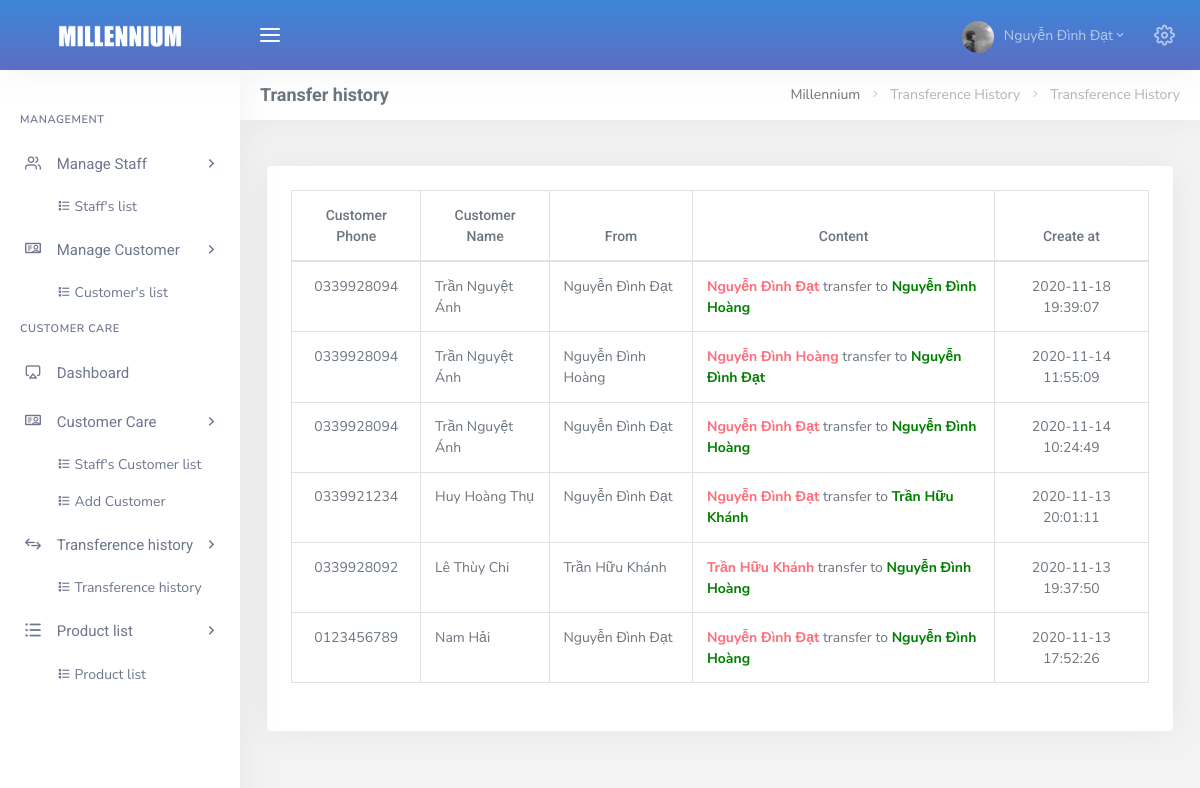
The app's page /admin/dashboard.php?page=list_history (signed in), older data.
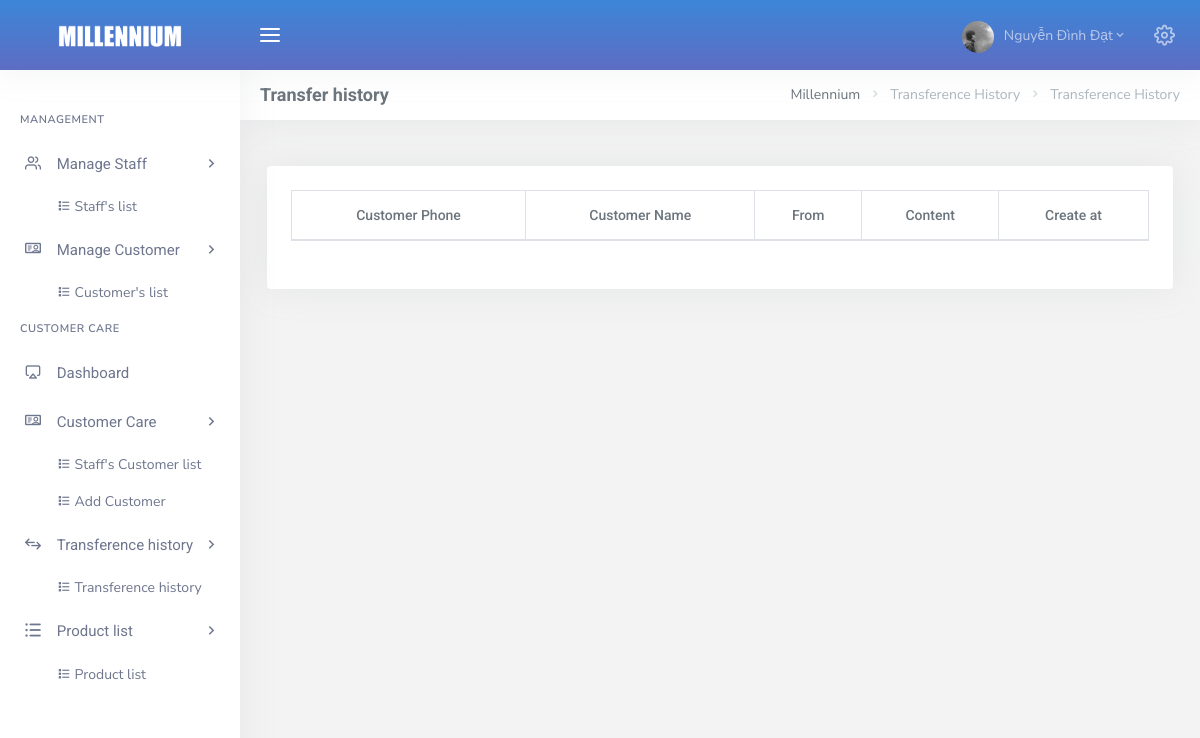
The same page, newer data.
### tables this page shows
CREATE TABLE `tbl_history` (
  `id` int(11) NOT NULL,
  `user_id_move` int(11) NOT NULL,
  `customer_id` int(11) NOT NULL,
  `user_id_get` int(11) NOT NULL,
  `create_at` datetime NOT NULL DEFAULT current_timestamp()
);

CREATE TABLE `tbl_customer` (
  `id` int(11) NOT NULL,
  `name` varchar(50) NOT NULL,
  `showroom_id` int(11) NOT NULL,
  `phone` varchar(10) NOT NULL,
  `email` varchar(50) NOT NULL,
  `sex` varchar(5) NOT NULL,
  `birth` date NOT NULL DEFAULT '1970-01-01',
  `passw` varchar(50) NOT NULL,
  `avatar` varchar(50) NOT NULL DEFAULT 'guest.jpg',
  `create_at` datetime NOT NULL DEFAULT current_timestamp()
);

CREATE TABLE `tbl_user` (
  `id` int(11) NOT NULL,
  `name` varchar(50) NOT NULL,
  `showroom_id` int(11) NOT NULL,
  `avatar` varchar(50) NOT NULL DEFAULT 'default.png',
  `email` varchar(50) NOT NULL,
  `passw` varchar(50) NOT NULL DEFAULT '123456',
  `addres` varchar(100) NOT NULL,
  `salary` float NOT NULL,
  `role` tinyint(4) NOT NULL DEFAULT 2,
  `status` tinyint(4) NOT NULL DEFAULT 1,
  `create_at` datetime NOT NULL DEFAULT current_timestamp()
);

### admin/Controller/CustomerCare/CustomerCare_c.php (called while the page is built, shortened)
<?php
    include_once("Model/CustomerCare/CustomerCare_m.php");
    class CustomerCare_c extends CustomerCare_m {
        private $customer_care;
        function __construct()
        {
            $this->customer_care = new CustomerCare_m();
        }
        public function getHistory(){
            $history = $this->customer_care->getHistory();
            include_once 'View/CustomerCare/list_history.php';
        }
    }
?>

### admin/Config/myConfig.php (called while the page is built, shortened)
<?php
	class Connect{
		private $user = "root";
		private $pass = "";
		private $dns = "mysql:host=localhost;dbname=customer_care";
		function __construct(){
			try {
				$this->pdo = new PDO($this->dns, $this->user, $this->pass);
				$this->pdo->query("SET NAMES utf8");
			} catch (PDOException $e) {
				echo $e->getMessage();
				exit();
			}
		}
	}
 ?>

### admin/Model/CustomerCare/CustomerCare_m.php (called while the page is built, shortened)
<?php
    include_once("Config/myConfig.php");
    class CustomerCare_m extends Connect {
        function __construct()
        {
            parent::__construct();
        }
        protected function getHistory () {
            $sql = "
                SELECT
                    tbl_customer.phone,
                    tbl_customer.name AS 'Tên khách hàng',
                    usermove.name AS 'Nhân viên chuyển',
                    userget.name AS 'Nhân viên nhận',
                    htr.create_at
                FROM
                    tbl_user AS usermove
                INNER JOIN tbl_history htr
                ON
                    usermove.id = htr.user_id_move
                INNER JOIN tbl_user AS userget
                ON
                    userget.id = htr.user_id_get
                INNER JOIN tbl_customer
                ON
                    tbl_customer.id = htr.customer_id ORDER BY htr.create_at DESC";
            $pre = $this->pdo->prepare($sql);
            $pre->execute();
            $result = array();
            while ($row = $pre->fetch(PDO::FETCH_ASSOC)) {
                $result[] = $row;
            }
            return $result;
        }
    }

### admin/View/CustomerCare/list_history.php (the view, shortened to what this page needs)
<div class="row">
    <div class="col-12">
        <div class="card-box table-responsive table">
            <table id="datatable_listhistory" class="display table table-bordered dt-responsive nowrap" style="border-collapse: collapse; border-spacing: 0; width: 100%;">
                <thead>
                    <tr class="text-center">
                        <th>Customer Phone</th>
                        <th>Customer Name</th>
                        <th>From</th>
                        <th>Content</th>
                        <th>Create at</th>
                    </tr>
                </thead>
                <tbody id="view_history">
                    <?php
                        foreach ($history as $valueTransfer) {
                        ?>
                            <tr>
                                <td class="text-center"><?= $valueTransfer['phone'] ?></td>
                                <td><?= $valueTransfer['Tên khách hàng'] ?></td>
                                <td><?= $valueTransfer['Nhân viên chuyển'] ?></td>
                                <td><span style="color: #FF6C7A; font-weight: bold"><?= $valueTransfer['Nhân viên chuyển']; ?></span> transfer to <span style="color: green; font-weight: bold"><?= $valueTransfer['Nhân viên nhận']; ?></span></td>
                                <td class="text-center"><?= $valueTransfer['create_at'] ?></td>
                            </tr>
                        <?php
                        }
                      ?>
            </table>
        </div>
    </div>
</div>

### admin/Includes/header_dashboard.php (shortened to what this page needs)
<!DOCTYPE html>
<html lang="en">
    <head>
         <link href="Asset/libs/datatables/dataTables.bootstrap4.css" rel="stylesheet" type="text/css" />
        <link href="Asset/libs/datatables/buttons.bootstrap4.css" rel="stylesheet" type="text/css" />
        <link href="Asset/libs/datatables/responsive.bootstrap4.css" rel="stylesheet" type="text/css" />
        <link href="Asset/libs/custombox/custombox.min.css" rel="stylesheet" type="text/css" >
        <link href="Asset/libs/jquery-toast/jquery.toast.min.css" rel="stylesheet" type="text/css" />
        <link href="Asset/css/bootstrap.min.css" rel="stylesheet" type="text/css" />
        <link href="Asset/css/icons.min.css" rel="stylesheet" type="text/css" />
        <link href="Asset/css/app.min.css" rel="stylesheet" type="text/css" />
        <link href="Asset/css/myCSS.css" rel="stylesheet" type="text/css" />
    </head>
    <body class="">
        <div id="wrapper">

### admin/Includes/navheader.php (shortened to what this page needs)
<div class="navbar-custom">
    <ul class="list-unstyled topnav-menu float-right mb-0">
        <li class="dropdown notification-list">
            <a class="nav-link dropdown-toggle nav-user mr-0 waves-effect waves-light" data-toggle="dropdown" href="#" role="button" aria-haspopup="false" aria-expanded="false">
                <img src="Asset/images/users/<?php echo $_SESSION['avatar']; ?>" alt="user-image" class="rounded-circle">
                <span class="ml-1"><?php echo $_SESSION['name']; ?><i class="mdi mdi-chevron-down"></i> </span>
            </a>
        </li>
        <li class="dropdown notification-list">
            <a href="javascript:void(0);" class="nav-link right-bar-toggle waves-effect waves-light">
                <i class="fe-settings noti-icon"></i>
            </a>
        </li>
    </ul>
    <div class="logo-box">
        <a href="index.php" class="logo text-center">
            <span class="logo-lg">
                <img src="Asset/images/Logo.png" alt="" height="50">
            </span>
        </a>
    </div>
    <ul class="list-unstyled topnav-menu topnav-menu-left m-0">
        <li>
            <button class="button-menu-mobile waves-effect waves-light">
                <i class="fe-menu"></i>
            </button>
        </li>
    </ul>
</div>

### admin/Includes/sidenav.php (shortened to what this page needs)
<div class="left-side-menu">
    <div class="slimscroll-menu">
        <div id="sidebar-menu">
            <ul class="metismenu" id="side-menu">
                <?php if($_SESSION['role'] == 1){ ?>
                <li class="menu-title mt-2"> Management </li>
                <li>
                    <a href="javascript: void(0);">
                        <i class="fe-users"></i>
                        <span> Manage Staff </span>
                        <span class="menu-arrow"></span>
                    </a>
                    <ul class="nav-second-level" aria-expanded="false">
                        <li><a href="dashboard.php?page=list_all_user">
                            <span><i class=" mdi mdi-format-list-bulleted-square"></i></span>
                            <span> Staff's list </span>
                        </a></li>
                    </ul>
                </li>
                <li>
                    <a href="javascript: void(0);">
                        <i class="dripicons-user-id"></i>
                        <span> Manage Customer </span>
                        <span class="menu-arrow"></span>
                    </a>
                    <ul class="nav-second-level" aria-expanded="false">
                        <li><a href="dashboard.php?page=list_customer">
                            <span><i class=" mdi mdi-format-list-bulleted-square"></i></span>
                            <span> Customer's list </span>
                        </a></li>
                    </ul>
                </li>
                <?php
                    }
                ?>
                <li class="menu-title"> Customer Care </li>
                <li>
                    <a href="dashboard.php?page=index">
                        <i class="fe-airplay"></i>
                        <span> Dashboard </span>
                    </a>
                </li>
                <li>
                    <a href="javascript: void(0);">
                        <i class="dripicons-user-id"></i>
                        <span> Customer Care </span>
                        <span class="menu-arrow"></span>
                    </a>
                    <ul class="nav-second-level" aria-expanded="false">
                        <li><a href="dashboard.php?page=list_customer_care">
                            <span><i class="mdi mdi-format-list-bulleted-square"></i></span>
                                <span> Staff's Customer list</span>
                        </a></li>
                        <li><a href="dashboard.php?page=list_customer_care_all">
                            <span><i class="mdi mdi-format-list-bulleted-square"></i></span>
                                <span> Add Customer</span>
                        </a></li>
                    </ul>
                </li>
                <li>
                    <a href="javascript: void(0);">
                        <i class="dripicons-swap"></i>
                        <span> Transference history </span>
                        <span class="menu-arrow"></span>
                    </a>
                    <ul class="nav-second-level" aria-expanded="false">
                        <li>
                            <a href="dashboard.php?page=list_history">
                                <span><i class="mdi mdi-format-list-bulleted-square"></i></span>
                                <span> Transference history </span>
                            </a>
                        </li>
                    </ul>
                </li>
                <li>
                    <a href="javascript: void(0);">
                        <i class="dripicons-view-list"></i>
                        <span> Product list </span>
                        <span class="menu-arrow"></span>
                    </a>
                    <ul class="nav-second-level" aria-expanded="false">
                        <li>
                            <a href="dashboard.php?page=list_product">
                                <span><i class="mdi mdi-format-list-bulleted-square"></i></span>
                                    <span> Product list </span>
                            </a>
                        </li>
                    </ul>
                </li>
            </ul>
        </div>
    </div>
</div>

### admin/dashboard.php (shortened to what this page needs)
<?php
    include_once "Includes/header_dashboard.php";
?>
        <?php include_once 'Includes/navheader.php'; ?>
        <?php include_once 'Includes/sidenav.php'; ?>
        <div class="content-page">
            <div class="content">
                <div class="container-fluid">
                    <div class="row">
                        <div class="col-12">
                            <div class="page-title-box">
                                <div class="page-title-right">
                                    <ol class="breadcrumb m-0">
                                        <li class="breadcrumb-item"><a href="dashboard.php">Millennium</a></li>
                                        <?php
                                            if (isset($_GET['page'])) {
                                                $page = $_GET['page'];
                                            }else{
                                                $page = 'index';
                                            }
                                            switch ($page) {
                                                case 'list_history':
                                                    echo "<li class='breadcrumb-item active'>Transference History</li>";
                                                    echo "<li class='breadcrumb-item active'>Transference History</li>";
                                                    break;
                                            }
                                         ?>
                                    </ol>
                                </div>
                                <h4 class="page-title">
                                     <?php
                                        if (isset($_GET['page'])) {
                                            $page = $_GET['page'];
                                        } else {
                                            $page = 'index';
                                        }
                                        switch ($page) {
                                            case 'list_history':
                                                echo 'Transfer history';
                                                break;
                                        }
                                    ?>
                                </h4>
                            </div>
                        </div>
                    </div>
                    <div class="row">
                        <div class="col-lg-12">
                            <?php
                                if (isset($_GET['page'])) {
                                    $page = $_GET['page'];
                                } else {
                                    $page = 'index';
                                }
                                switch ($page) {
                                    case 'list_history':
                                        include_once 'Controller/CustomerCare/CustomerCare_c.php';
                                        $customer_care = new CustomerCare_c();
                                        $customer_care->getHistory();
                                        break;
                                }
                            ?>
                        </div>
                    </div>
                </div>
            </div>
        </div>
  <?php include("Includes/footer.php"); ?>

### admin/Includes/footer.php (shortened to what this page needs)
		</div>
    </body>
</html>

Row changes from the older to the newer data that the page shows:
removed tbl_history: customer.phone "0339928094", customer.name "Trần Nguyệt Ánh", user_id_move.name "Nguyễn Đình Đạt", user_id_get.name "Nguyễn Đình Hoàng", create_at "2020-11-18 19:39:07"
removed tbl_history: customer.phone "0339928094", customer.name "Trần Nguyệt Ánh", user_id_move.name "Nguyễn Đình Hoàng", user_id_get.name "Nguyễn Đình Đạt", create_at "2020-11-14 11:55:09"
removed tbl_history: customer.phone "0339928094", customer.name "Trần Nguyệt Ánh", user_id_move.name "Nguyễn Đình Đạt", user_id_get.name "Nguyễn Đình Hoàng", create_at "2020-11-14 10:24:49"
removed tbl_history: customer.phone "0339921234", customer.name "Huy Hoàng Thụ", user_id_move.name "Nguyễn Đình Đạt", user_id_get.name "Trần Hữu Khánh", create_at "2020-11-13 20:01:11"
removed tbl_history: customer.phone "0339928092", customer.name "Lê Thùy Chi", user_id_move.name "Trần Hữu Khánh", user_id_get.name "Nguyễn Đình Hoàng", create_at "2020-11-13 19:37:50"
removed tbl_history: customer.phone "0123456789", customer.name "Nam Hải", user_id_move.name "Nguyễn Đình Đạt", user_id_get.name "Nguyễn Đình Hoàng", create_at "2020-11-13 17:52:26"
